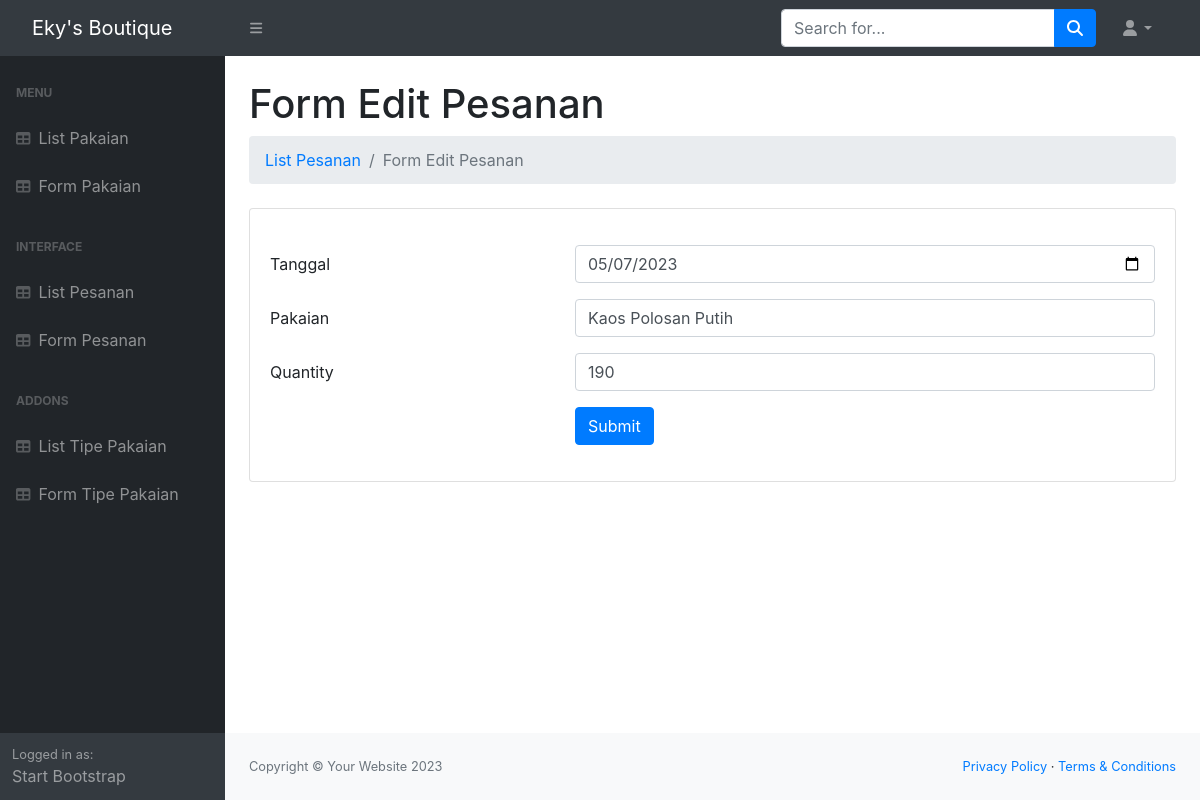
Screenshot of /backend/Pesanan/update.php?idedit=5 with the database file from the repository.
### tables this page shows
CREATE TABLE `pesanan` (
  `id` int(11) NOT NULL,
  `tanggal` date DEFAULT NULL,
  `pakaian_id` int(45) DEFAULT NULL,
  `quantity` int(11) DEFAULT NULL
);

CREATE TABLE `pakaian` (
  `id` int(11) NOT NULL,
  `nama` varchar(45) NOT NULL,
  `ukuran` varchar(45) DEFAULT NULL,
  `warna` varchar(45) DEFAULT NULL,
  `stok` int(11) NOT NULL,
  `harga` int(32) DEFAULT NULL,
  `tipe_pakaian_id` int(45) DEFAULT NULL,
  `image_location` text DEFAULT NULL
);

### backend/Pesanan/update.php (the view, shortened to what this page needs)
<?php
    include_once('../../database/dbkoneksi.php');
    $_id = $_GET["idedit"];
    $sql = "SELECT * FROM pesanan WHERE id=?";
    $rs = $dbh->prepare($sql);
    $rs -> execute([$_id]);
    $row = $rs -> fetch();
?>
<!DOCTYPE html>
<html lang="en">
<?php include("../Shared/head.php"); ?>
<body>
  <?php include("../Shared/nav_header.php"); ?>
  <div id="layoutSidenav">
    <?php include("../Shared/nav_sidebar.php"); ?>
    <div id="layoutSidenav_content">
      <main>
        <div class="container-fluid px-4">
          <h1 class="mt-4">Form Edit Pesanan</h1>
          <ol class="breadcrumb mb-4">
            <li class="breadcrumb-item"><a href="index.php">List Pesanan</a></li>
            <li class="breadcrumb-item active">Form Edit Pesanan</li>
          </ol>
          <div class="card mb-4">
            <div class="card-body">
                <link rel="stylesheet" href="https://stackpath.bootstrapcdn.com/bootstrap/4.1.3/css/bootstrap.min.css">
                <link rel="stylesheet"
                  href="https://maxcdn.bootstrapcdn.com/font-awesome/4.7.0/css/font-awesome.min.css">
              <form method="POST" action="proses.php">
                <div class="form-group row">
                  <label for="tanggal" class="col-4 col-form-label">Tanggal</label>
                  <div class="col-8">
                    <input id="tanggal" value=<?=$row['tanggal']?> name="tanggal" type="date" class="form-control" required>
                  </div>
                </div>
                <div class="form-group row">
                    <label for="pakaian_id" class="col-4 col-form-label">Pakaian</label>
                    <div class="col-8">
                        <?php
                            require_once('../../database/dbkoneksi.php');
                            $sql = "SELECT * FROM pakaian";
                            $rs_pakaian = $dbh->query($sql);
                        ?>
                        <select id="pakaian_id" name="pakaian_id" value=<?=$row['pakaian_id']?> class="form-control">
                            <?php
                                foreach ($rs_pakaian as $row_pakaian) {
                            ?>
                                <option <?php if($row_pakaian['id'] == $row['pakaian_id']){echo("selected");}?> value="<?= $row_pakaian['id'] ?>"><?= $row_pakaian['nama'] ?></option>
                            <?php
                                }
                            ?>
                        </select>
                    </div>
                </div>
                <div class="form-group row">
                  <label for="quantity" class="col-4 col-form-label">Quantity</label>
                  <div class="col-8">
                    <input id="quantity" value=<?=$row['quantity']?> name="quantity" type="text" class="form-control">
                  </div>
                </div>
                <div class="form-group row">
                  <div class="offset-4 col-8">
                    <button name="proses" type="submit" class="btn btn-primary" value="Update">Submit</button>
                  </div>
                </div>
              </form>
            </div>
          </div>
        </div>
      </main>
      <?php include("../Shared/footer.php"); ?>
    </div>
  </div>
</body>
</html>

### rows the page displays
pesanan: tanggal "05/07/2023", pakaian_id "Kaos Polosan Putih", quantity "190"
